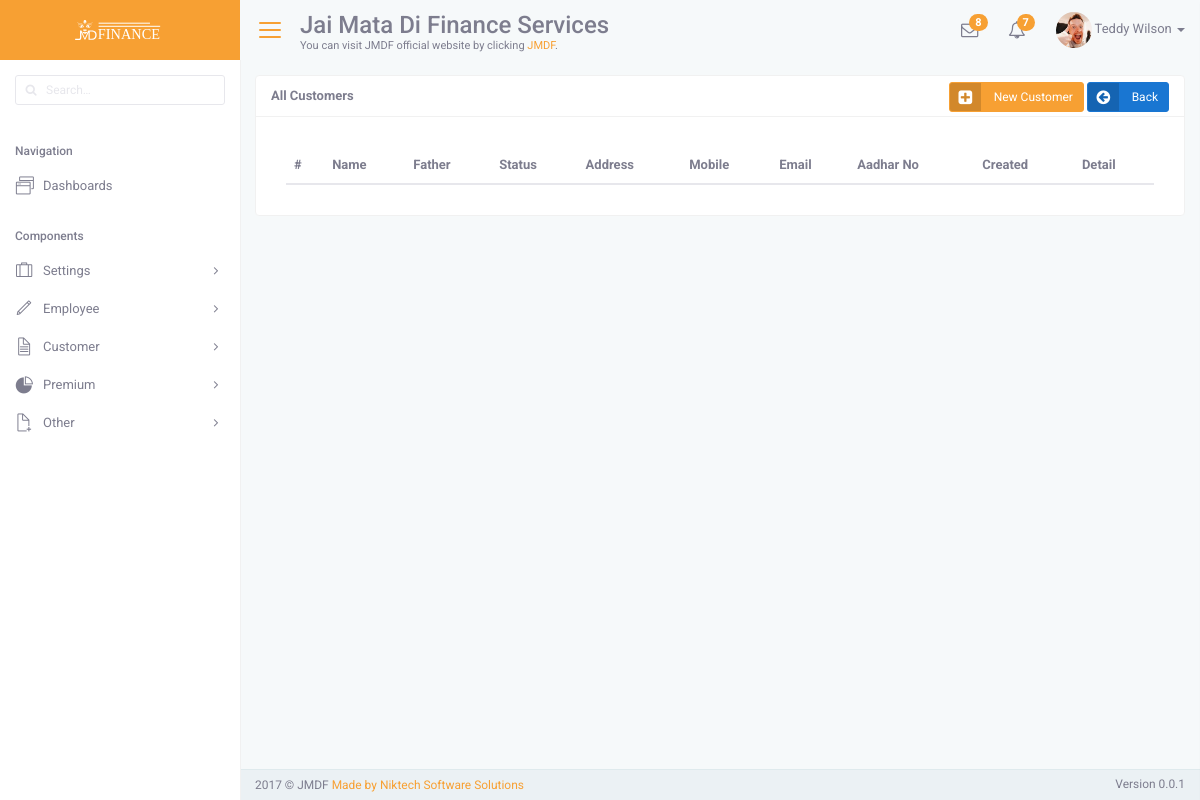
Page /index.php/customer/customers on the earlier database version.
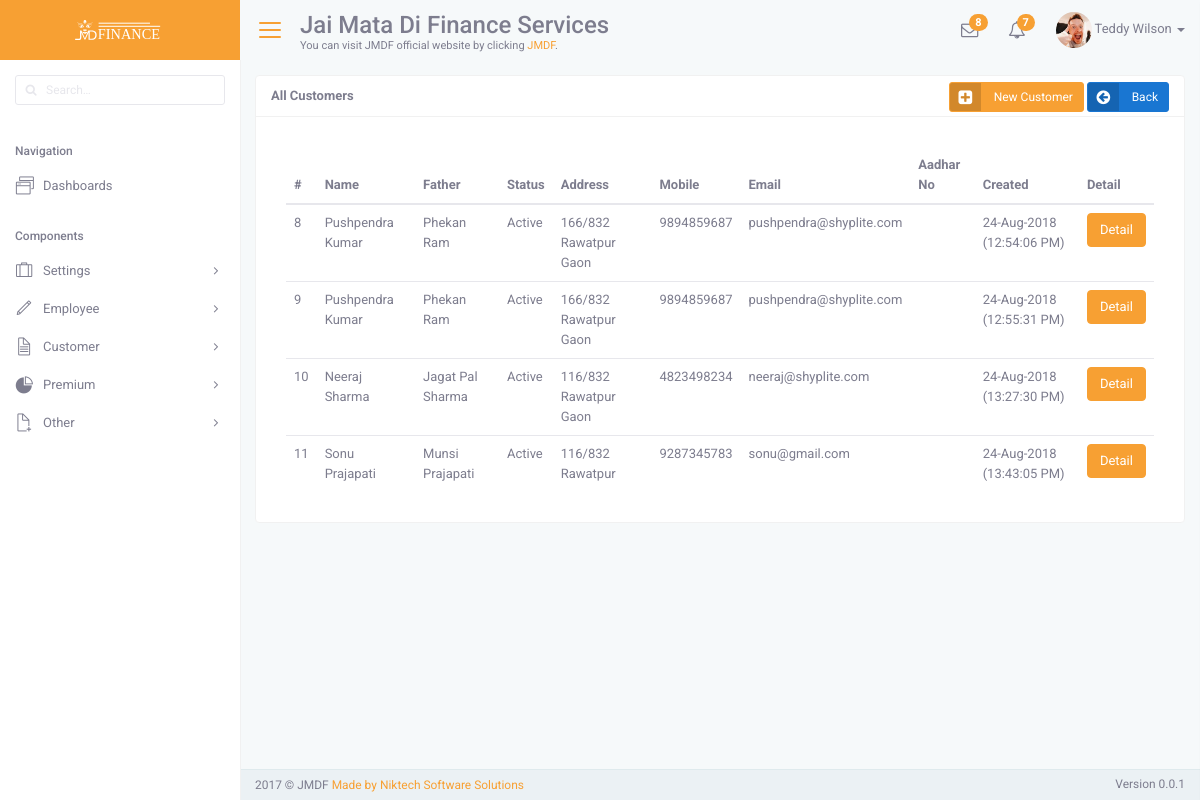
Same page on the later database version.
### tables this page shows
CREATE TABLE `customer` (
  `id` int(11) NOT NULL,
  `loginID` int(11) NOT NULL,
  `branchID` int(11) NOT NULL,
  `committeeID` int(11) NOT NULL,
  `joinerID` int(11) DEFAULT NULL,
  `activeStatus` tinyint(1) NOT NULL COMMENT 'Is customer active or not',
  `name` varchar(255) NOT NULL,
  `fatherName` varchar(255) NOT NULL,
  `motherName` varchar(255) NOT NULL,
  `dob` timestamp NOT NULL DEFAULT CURRENT_TIMESTAMP,
  `gender` enum('MALE','FEMALE','OTHER') NOT NULL,
  `category` enum('GEN','OBC','SC','ST','OTHER') NOT NULL,
  `qualification` varchar(255) NOT NULL,
  `address` varchar(255) NOT NULL,
  `city` varchar(255) NOT NULL,
  `state` varchar(255) DEFAULT NULL,
  `pin` varchar(6) DEFAULT NULL,
  `country` varchar(20) DEFAULT NULL,
  `phone` varchar(10) DEFAULT NULL,
  `mobile` varchar(255) DEFAULT NULL COMMENT 'multiple contacts separated by comma.',
  `email` varchar(255) DEFAULT NULL,
  `adhaarNo` varchar(12) DEFAULT NULL,
  `occupation` varchar(255) DEFAULT NULL,
  `image` varchar(255) DEFAULT NULL,
  `idProof` varchar(255) DEFAULT NULL,
  `signature` varchar(255) DEFAULT NULL,
  `status` tinyint(1) NOT NULL DEFAULT '1' COMMENT '0: Deactivated, Activated',
  `updated` timestamp NOT NULL DEFAULT CURRENT_TIMESTAMP ON UPDATE CURRENT_TIMESTAMP,
  `created` timestamp NOT NULL DEFAULT CURRENT_TIMESTAMP
);

### application/controllers/Customer.php (called while the page is built, shortened)
<?php
class Customer extends CI_Controller {
	public function customers() {
		$this->load->model("customers");
		$data['employes'] = $this->customers->getAllCustomers();
		$data['title'] = 'All Customers';
		$data['body'] = 'customer/customers';
		$this->load->view('layout',$data);
	}
}

### index.php (called while the page is built, shortened)
<?php
require_once BASEPATH.'core/CodeIgniter.php';

### application/models/Customers.php (called while the page is built, shortened)
<?php
class Customers extends CI_Model {
	function getAllCustomers() {
		$result = $this->db->get('customer');
		return $result->result();
	}
}

### application/views/customer/customers.php (the view)
<div class="layout-content">
  <div class="layout-content-body">
    <div class="row gutter-xs">
      <div class="col-md-12">
        <div class="card">
          <div class="card-header">
            <div class="card-actions" style="top: 35%;">
              <a class="btn btn-sm btn-labeled arrow-primary" href="<?= base_url() ?>newcustomer.html">
                <span class="btn-label">
                  <span class="icon icon-plus-square icon-lg icon-fw"></span>
                </span>
                New Customer
              </a>
              <a class="btn btn-sm btn-labeled arrow-info" onclick="window.history.back();" href="#">
                <span class="btn-label">
                  <span class="icon icon-arrow-circle-left icon-lg icon-fw"></span>
                </span>
                Back
              </a>
            </div>
            <strong>All Customers</strong>
          </div>
          <div class="card-body">
            <div class="card-body" data-toggle="match-height">
              <table class="table">
                <thead>
                  <tr>
                    <th>#</th>
                    <th>Name</th>
                    <th>Father</th>
                    <th>Status</th>
                    <th>Address</th>
                    <th>Mobile</th>
                    <th>Email</th>
                    <th>Aadhar No</th>
                    <th>Created</th>
                    <th>Detail</th>
                  </tr>
                </thead>
                <tbody>
                  <?php foreach ($employes as $key => $value): ?>
                    <tr class='clickable-row'>
                      <td><?= $value->id; ?></td>
                      <td><?= $value->name; ?></td>
                      <td><?= $value->fatherName; ?></td>
                      <td><?= $value->activeStatus == 1 ? 'Active' : 'Deactive'; ?></td>
                      <td><?= $value->address; ?></td>
                      <td><?= $value->mobile; ?></td>
                      <td><?= $value->email; ?></td>
                      <td><?= $value->adhaarNo; ?></td>
                      <td><?= date("d-M-Y (H:i:s A)", strtotime($value->created)); ?></td>
                      <td><a class="btn btn-primary" href="<?= base_url() ?>customer/<?= $value->id ?>.html">Detail</a></td>
                    </tr>
                  <?php endforeach; ?>
                </tbody>
              </table>
            </div>
          </div>
        </div>
      </div>
    </div>
  </div>
</div>

### application/views/layout.php (shortened to what this page needs)
<!DOCTYPE html>
<html lang="en">
<head>
    <link rel="stylesheet" href="<?= base_url(); ?>assets/css/vendor.min.css">
    <link rel="stylesheet" href="<?= base_url(); ?>assets/css/elephant.min.css">
    <link rel="stylesheet" href="<?= base_url(); ?>assets/css/application.min.css">
    <link rel="stylesheet" href="<?= base_url(); ?>assets/css/demo.min.css">
  </head>
  <body class="layout layout-header-fixed layout-footer-fixed">
    <div class="layout-header">
      <div class="navbar navbar-default">
        <div class="navbar-header">
          <a class="navbar-brand navbar-brand-center" href="index-2.html">
            <img class="navbar-brand-logo" src="<?= base_url(); ?>assets/img/logo-inverse.svg" alt="Elephant">
          </a>
        </div>
        <div class="navbar-toggleable">
          <nav id="navbar" class="navbar-collapse collapse">
            <button class="sidenav-toggler hidden-xs" title="Collapse sidenav ( [ )" aria-expanded="true" type="button">
              <span class="bars">
                <span class="bar-line bar-line-4 in"></span>
                <span class="bar-line bar-line-5 in"></span>
                <span class="bar-line bar-line-6 in"></span>
              </span>
            </button>
            <ul class="nav navbar-nav navbar-right">
              <li class="dropdown">
                <a class="dropdown-toggle" href="#" role="button" data-toggle="dropdown" aria-haspopup="true">
                  <span class="icon-with-child hidden-xs">
                    <span class="icon icon-envelope-o icon-lg"></span>
                    <span class="badge badge-primary badge-above right">8</span>
                  </span>
                </a>
              </li>
              <li class="dropdown">
                <a class="dropdown-toggle" href="#" role="button" data-toggle="dropdown" aria-haspopup="true">
                  <span class="icon-with-child hidden-xs">
                    <span class="icon icon-bell-o icon-lg"></span>
                    <span class="badge badge-primary badge-above right">7</span>
                  </span>
                </a>
              </li>
              <li class="dropdown hidden-xs">
                <button class="navbar-account-btn" data-toggle="dropdown" aria-haspopup="true">
                  <img class="circle" width="36" height="36" src="<?= base_url(); ?>assets/img/0180441436.jpg" alt="Teddy Wilson"> Teddy Wilson
                  <span class="caret"></span>
                </button>
              </li>
            </ul>
            <div class="title-bar">
              <h1 class="title-bar-title">
                <span class="d-ib">Jai Mata Di Finance Services</span>
              </h1>
              <p class="title-bar-description">
                <small>You can visit JMDF official website by clicking <a href="http://jmdf.co.in/" target="_blank">JMDF</a>.</small>
              </p>
            </div>
          </nav>
        </div>
      </div>
    </div>
    <div class="layout-main">
      <div class="layout-sidebar">
        <div class="layout-sidebar-backdrop"></div>
        <div class="layout-sidebar-body">
          <div class="custom-scrollbar">
            <nav id="sidenav" class="sidenav-collapse collapse">
              <ul class="sidenav level-1">
                <li class="sidenav-search">
                  <form class="sidenav-form" action="http://demo.madebytilde.com/">
                    <div class="form-group form-group-sm">
                      <div class="input-with-icon">
                        <input class="form-control" type="text" placeholder="Search…">
                      </div>
                    </div>
                  </form>
                </li>
                <li class="sidenav-heading">Navigation</li>
                <li class="sidenav-item">
                  <a href="<?= base_url() ?>dashboard.html">
                    <span class="sidenav-icon icon icon-works">&#103;</span>
                    <span class="sidenav-label">Dashboards</span>
                  </a>
                </li>
                <li class="sidenav-heading">Components</li>
                <li class="sidenav-item has-subnav">
                  <a href="#" aria-haspopup="true">
                    <span class="sidenav-icon icon icon-works">&#73;</span>
                    <span class="sidenav-label">Settings</span>
                  </a>
                </li>
                <li class="sidenav-item has-subnav">
                  <a href="#" aria-haspopup="true">
                    <span class="sidenav-icon icon icon-works">&#110;</span>
                    <span class="sidenav-label">Employee</span>
                  </a>
                </li>
                <li class="sidenav-item has-subnav">
                  <a href="#" aria-haspopup="true">
                    <span class="sidenav-icon icon icon-works">&#97;</span>
                    <span class="sidenav-label">Customer</span>
                  </a>
                </li>
                <li class="sidenav-item has-subnav">
                  <a href="#" aria-haspopup="true">
                    <span class="sidenav-icon icon icon-works">&#61;</span>
                    <span class="sidenav-label">Premium</span>
                  </a>
                </li>
                <li class="sidenav-item has-subnav">
                  <a href="#" aria-haspopup="true">
                    <span class="sidenav-icon icon icon-works">&#68;</span>
                    <span class="sidenav-label">Other</span>
                  </a>
                </li>
              </ul>
            </nav>
          </div>
        </div>
      </div>
      <?php $this->load->view($body); ?>
      <div class="layout-footer">
        <div class="layout-footer-body">
          <small class="version">Version 0.0.1</small>
          <small class="copyright">2017 &copy; JMDF <a href="http://gfinch.co.in/">Made by Niktech Software Solutions</a></small>
        </div>
      </div>
    </div>
  </body>
</html>

Differences in the rows shown:
added customer: id "8", name "Pushpendra Kumar", fatherName "Phekan Ram", activeStatus "Active", address "166/832 Rawatpur Gaon", mobile "9894859687", email "pushpendra@shyplite.com", created "24-Aug-2018 (12:54:06 PM)"
added customer: id "9", name "Pushpendra Kumar", fatherName "Phekan Ram", activeStatus "Active", address "166/832 Rawatpur Gaon", mobile "9894859687", email "pushpendra@shyplite.com", created "24-Aug-2018 (12:55:31 PM)"
added customer: id "10", name "Neeraj Sharma", fatherName "Jagat Pal Sharma", activeStatus "Active", address "116/832 Rawatpur Gaon", mobile "4823498234", email "neeraj@shyplite.com", created "24-Aug-2018 (13:27:30 PM)"
added customer: id "11", name "Sonu Prajapati", fatherName "Munsi Prajapati", activeStatus "Active", address "116/832 Rawatpur", mobile "9287345783", email "sonu@gmail.com", created "24-Aug-2018 (13:43:05 PM)"
